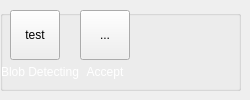
          <widget class="QWidget" name="pageBlobDetection">
           <widget class="QGroupBox" name="gboxblobDetection">
            <property name="geometry">
             <rect>
              <x>0</x>
              <y>10</y>
              <width>241</width>
              <height>81</height>
             </rect>
            </property>
            <property name="title">
             <string/>
            </property>
            <widget class="QLabel" name="label_16">
             <property name="geometry">
              <rect>
               <x>0</x>
               <y>50</y>
               <width>80</width>
               <height>25</height>
              </rect>
             </property>
             <property name="text">
              <string>&lt;html&gt;&lt;head/&gt;&lt;body&gt;&lt;p align=&quot;center&quot;&gt;&lt;span style=&quot; color:#ffffff;&quot;&gt;Blob Detecting&lt;/span&gt;&lt;/p&gt;&lt;/body&gt;&lt;/html&gt;</string>
             </property>
            </widget>
            <widget class="QToolButton" name="btnBlobDetecting">
             <property name="geometry">
              <rect>
               <x>10</x>
               <y>0</y>
               <width>50</width>
               <height>50</height>
              </rect>
             </property>
             <property name="text">
              <string>test</string>
             </property>
             <property name="icon">
              <iconset>
               <normaloff>:/newPrefix/Icons/Blob Detecting.svg</normaloff>:/newPrefix/Icons/Blob Detecting.svg</iconset>
             </property>
             <property name="iconSize">
              <size>
               <width>32</width>
               <height>32</height>
              </size>
             </property>
            </widget>
            <widget class="QLabel" name="label_19">
             <property name="geometry">
              <rect>
               <x>75</x>
               <y>50</y>
               <width>60</width>
               <height>25</height>
              </rect>
             </property>
             <property name="text">
              <string>&lt;html&gt;&lt;head/&gt;&lt;body&gt;&lt;p align=&quot;center&quot;&gt;&lt;span style=&quot; color:#ffffff;&quot;&gt;Accept&lt;/span&gt;&lt;/p&gt;&lt;/body&gt;&lt;/html&gt;</string>
             </property>
            </widget>
            <widget class="QToolButton" name="btnAcceptBlobDetection">
             <property name="geometry">
              <rect>
               <x>80</x>
               <y>0</y>
               <width>50</width>
               <height>50</height>
              </rect>
             </property>
             <property name="text">
              <string>...</string>
             </property>
             <property name="icon">
              <iconset>
               <normaloff>:/newPrefix/Icons/accept.svg</normaloff>:/newPrefix/Icons/accept.svg</iconset>
             </property>
             <property name="iconSize">
              <size>
               <width>32</width>
               <height>32</height>
              </size>
             </property>
            </widget>
           </widget>
          </widget>
